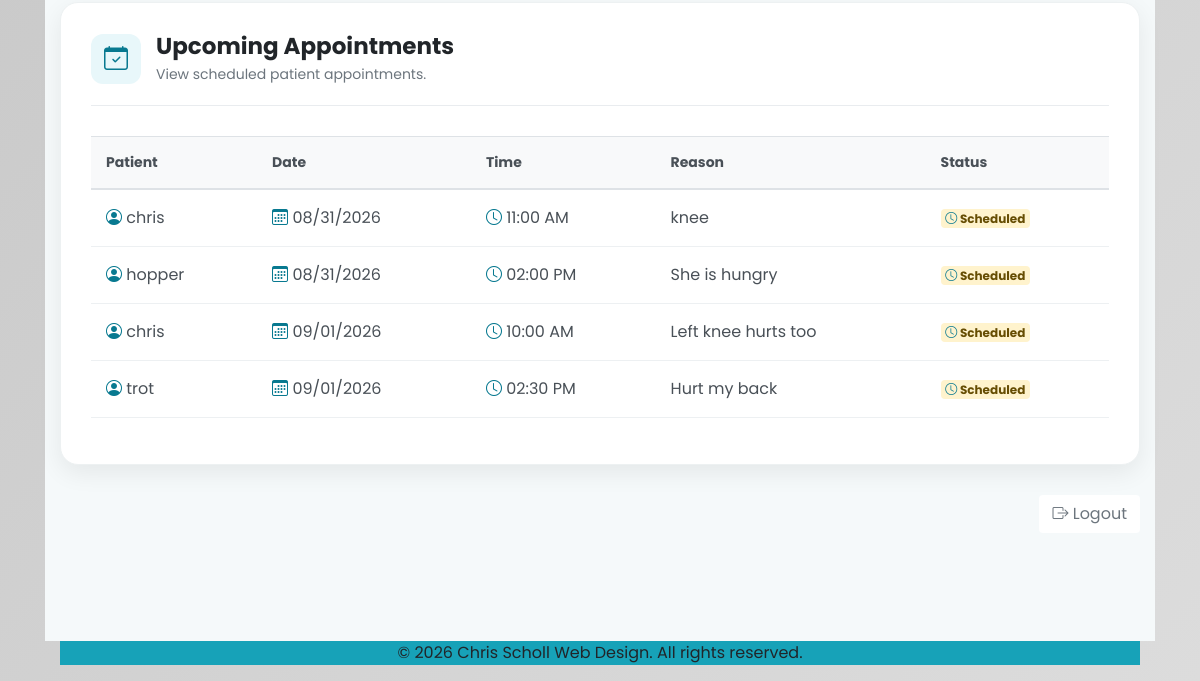
The page /nurse (signed in, lower part) on the database as committed earlier.
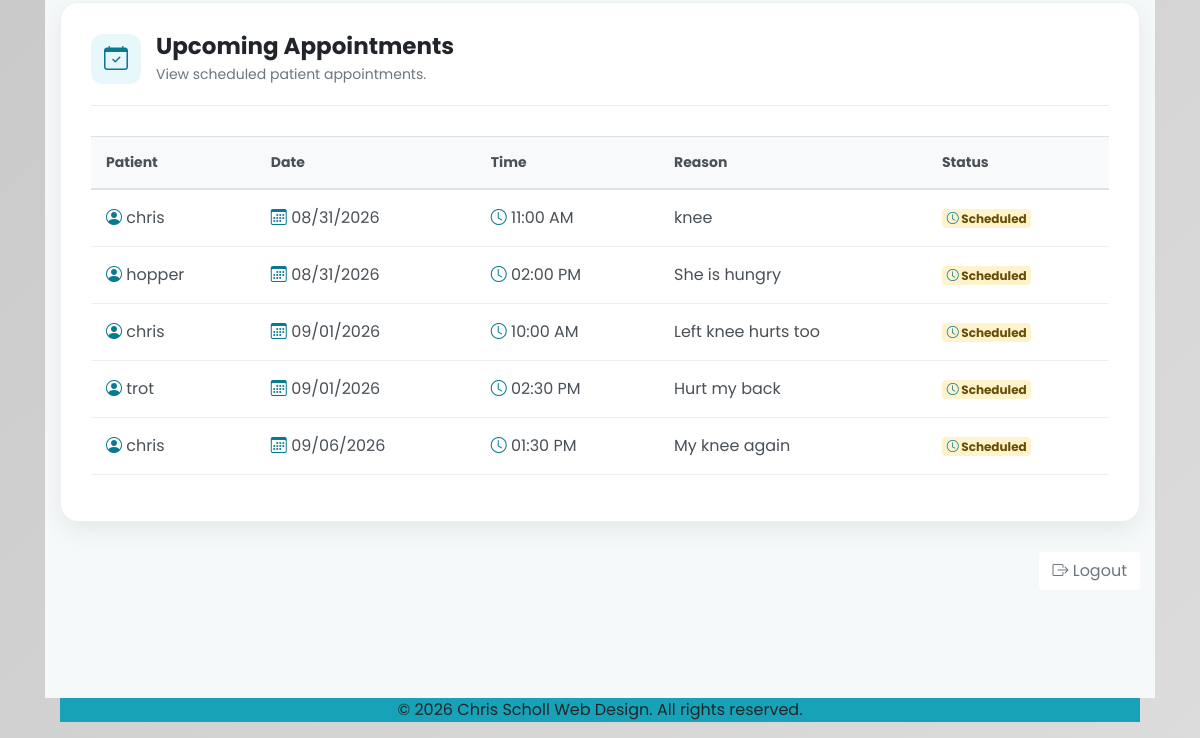
The same page on the database as committed later.
### models.py (models this page shows, shortened)
class Appointment(db.Model):
    id = db.Column(
        db.Integer,
        primary_key=True
    )
    patient_id = db.Column(
        db.Integer,
        db.ForeignKey("user.id"),
        nullable=False
    )
    appointment_date = db.Column(
        db.Date,
        nullable=False
    )
    appointment_time = db.Column(
        db.Time,
        nullable=False
    )
    reason = db.Column(
        db.String(255),
        nullable=False
    )
    status = db.Column(
        db.String(50),
        nullable=False,
        default="Scheduled"
    )
    created_at = db.Column(
        db.DateTime(timezone=True),
        default=lambda: datetime.now(timezone.utc),
        nullable=False
    )
    patient = db.relationship(
        "User",
        foreign_keys=[patient_id],
        back_populates="appointments"
    )

class User(db.Model, UserMixin):
    id = db.Column(db.Integer, primary_key=True)
    username = db.Column(
        db.String(100),
        unique=True,
        nullable=False
    )
    email = db.Column(
        db.String(50),
        unique=True,
        nullable=False
    )
    password = db.Column(
        db.String(100),
        nullable=False
    )
    role = db.Column(
        db.String(50),
        nullable=True,
        server_default="patient"
    )
    password_reset_ids = db.relationship(
        "PasswordResetId",
        backref="user",
        cascade="all, delete-orphan"
    )
    patient_record = db.relationship(
        "PatientRecord",
        foreign_keys="PatientRecord.patient_id",
        back_populates="patient",
        uselist=False,
        cascade="all, delete-orphan"
    )
    nurse_records = db.relationship(
        "PatientRecord",
        foreign_keys="PatientRecord.nurse_id",
        back_populates="nurse"
    )
    appointments = db.relationship(
        "Appointment",
        foreign_keys="Appointment.patient_id",
        back_populates="patient",
        cascade="all, delete-orphan"
    )

### app.py (the view, shortened to what this page needs)
@app.route('/nurse', methods=['GET', 'POST'])
@role_required('nurse')
def nurse():
    patients = db.session.scalars(
        select(User).where(User.role == "patient")
    ).all()
    appointments = db.session.scalars(
    select(Appointment)
    .where(Appointment.status == "Scheduled")
    .order_by(
        Appointment.appointment_date,
        Appointment.appointment_time
    )
).all()
    return render_template(
        "nurse.html",
        patients=patients,
        appointments=appointments
    )

### app.py (called while the page is built)
@login_manager.user_loader
def load_user(user_id):
    return db.session.get(User, int(user_id))

def role_required(required_role):
    def decorator(f):
        @wraps(f)
        @login_required
        def decorated_function(*args, **kwargs):
            if current_user.role != required_role:
                flash("You do not have permission to view this page.", "danger")
                return redirect(url_for('login'))
            return f(*args, **kwargs)
        return decorated_function
    return decorator

### templates/nurse.html (shortened to what this page needs)
{% extends 'base.html' %}
{% block content %}
<div class="nurse-page">
    <div class="container py-5">
        <div class="dashboard-card appointments-card">
            <div class="card-header-custom">
                <div class="section-icon">
                    <i class="bi bi-calendar-check"></i>
                </div>
                <div>
                    <h3>Upcoming Appointments</h3>
                    <p>
                        View scheduled patient appointments.
                    </p>
                </div>
            </div>
            {% if appointments %}
            <div class="table-responsive">
                <table class="table appointment-table">
                    <thead>
                        <tr>
                            <th>Patient</th>
                            <th>Date</th>
                            <th>Time</th>
                            <th>Reason</th>
                            <th>Status</th>
                        </tr>
                    </thead>
                    <tbody>
                        {% for appointment in appointments %}
                        <tr>
                            <td>
                                <i class="bi bi-person-circle me-2"></i>
                                {{ appointment.patient.username }}
                            </td>
                            <td>
                                <i class="bi bi-calendar3 me-1"></i>
                                {{ appointment.appointment_date.strftime('%m/%d/%Y') }}
                            </td>
                            <td>
                                <i class="bi bi-clock me-1"></i>
                                {{ appointment.appointment_time.strftime('%I:%M %p') }}
                            </td>
                            <td>
                                {{ appointment.reason }}
                            </td>
                            <td>
                                {% if appointment.status == 'confirmed' %}
                                    <span class="badge status-confirmed">
                                        <i class="bi bi-check-circle me-1"></i>
                                        Confirmed
                                    </span>
                                {% elif appointment.status == 'cancelled' %}
                                    <span class="badge status-cancelled">
                                        Cancelled
                                    </span>
                                {% else %}
                                    <span class="badge status-pending">
                                        <i class="bi bi-clock me-1"></i>
                                        {{ appointment.status }}
                                    </span>
                                {% endif %}
                            </td>
                        </tr>
                        {% endfor %}
                    </tbody>
                </table>
            </div>
            {% endif %}
        </div>
        <div class="dashboard-footer">
            <a
                href="{{ url_for('logout') }}"
                class="btn logout-btn"
            >
                <i class="bi bi-box-arrow-right me-2"></i>
                Logout
            </a>
        </div>
    </div>
</div>
{% endblock content %}

Rows that differ between the two databases and show on the page:
added Appointment: patient.username "chris", appointment_date "09/06/2026", appointment_time "01:30 PM", reason "My knee again", status "Scheduled"
